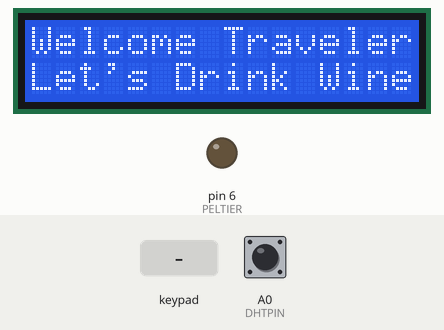
This sketch was run on a simulated Arduino Uno, built with avr-gcc and run on an emulated ATmega328P. On the bench: 16×2 character LCD, output pins drawn as LEDs (lit = HIGH). The test bench sets the inputs (shaded band); at power-on: A0 (DHTPIN) HIGH. What the sketch prints to the serial monitor is not drawn.

Above: at 1.2 s.
1.3 s: key '1' pressed
At 8.5 s:
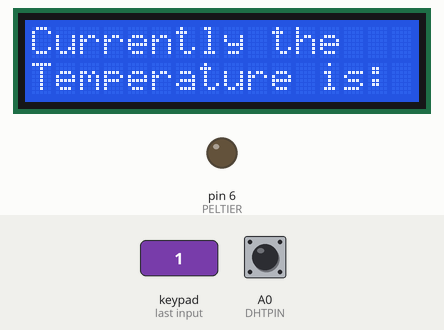
14.1 s: keypad keys 7 5 4 3 pressed 0.4 s apart
At 19.0 s:
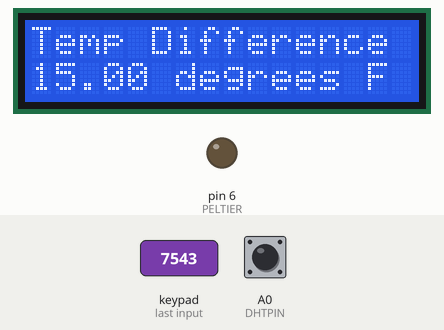
At 22.8 s:
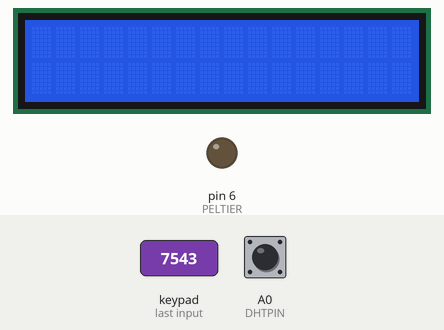
Timing chart, 0 to 24.3 s (numbered marks = the images above; inputs shaded):
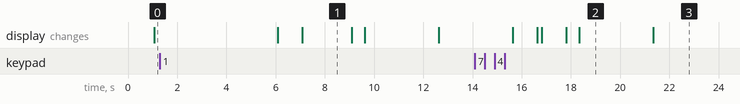

Measured:
- what the display in image 1 shows lasts 2.0 s, from 7.1 s to 9.1 s
- what the display in image 2 shows lasts 3.0 s, from 18.3 s to 21.3 s

The sketch:

_120418_KeypadTempInput_rev5.ino
```cpp
//  Program to accept temperature inputs from keypad
//  4.16.2012
//  ImagineN4tion
// "[...] guided by Whim, imagination and curiousity."


//$$ Include Libraries
#include <LiquidCrystal.h>  //Include the LCD library
#include <Keypad.h>         //Include the Kepyad library
#include <DHT.h>            //Include the DHT temp and humidity sensor library

//$$ Configure DHT temp and humidity sensor
#define DHTTYPE DHT11   // we are using a DHT11 as opposed to DHT22 or DHT 21
#define DHTPIN A0
DHT dht(DHTPIN, DHTTYPE);

//$$ Configure the Keypad you are using, set how many rows and columns, define pins it's on, create keypad map
const byte ROWS = 4; //four rows
const byte COLS = 3; //three columns
char keys[ROWS][COLS] = {
  {'1','2','3'},
  {'4','5','6'},
  {'7','8','9'},
  {'*','0','#'}
};

byte rowPins[ROWS] = {7, 5, 4, 3}; //connect to the row pinouts of the keypad
byte colPins[COLS] = {2, A4, A5}; //connect to the column pinouts of the keypad

Keypad keypad = Keypad( makeKeymap(keys), rowPins, colPins, ROWS, COLS );


//$$ Configure the LCD by defining the pins it is connected to
LiquidCrystal lcd(8, 9, 10, 11, 12, 13);

const int PELTIER = 6;

//$$ Setup Program Components - serial port communication, the LCD, the Keypad event listener
void setup(){

//  //Debugger
//  Serial.println("Start setup now");
//  Serial.println(t);
//  Serial.println(dt);
//  Serial.println(td);

  pinMode(PELTIER,OUTPUT);    //Set pin PELTIER to an output pin
  Serial.begin(9600);        //Start the serial port
  dht.begin();          //Start DHT sensor
  lcd.begin(16,2);      //Start the LCD
  lcd.clear();        //Clear the LCD
  lcd.home();          //Send the LCD to (upper left)
  //keypad.addEventListener(keypadEvent); //add an event listener for the keypad

     //      int t = dht.readTemperature()*9/5+32;    //Read the current temp from DHT11 sensor

//  //Debugger
//  Serial.println("End setup now");
//  Serial.println(t);
//  Serial.println(dt);
//  Serial.println(td);
//  delay(10000);

}


//$$ Main program loop that is executed and reacts to some keypad event (aka: a key is pressed)
void loop(){

char key = keypad.getKey();
  if (key) {
  Serial.println(key);
  }


// Greeting to Wine-O
     lcd.clear();                      // Clear home
     lcd.home();                       // Return cursor to home position (upper left corner)
     lcd.print("Welcome Traveler");    //Print some text
     delay(1000);                      // Delay for some period
     lcd.setCursor(0,1);               //Set cursor to the second Row first Column
     lcd.print("Let's Drink Wine");       // Print some text
     delay(5000);                      //Delay for some time
     lcd.clear();                      // Clear home
     lcd.home();                       // Return cursor to home position (upper left corner)

     lcd.print("Currently the");       // Print some text
     delay(1000);                      //Delay for some time
     lcd.setCursor(0,1);               //Set cursor to the second Row first Column
     lcd.print("Temperature is:");       // Print some text
     delay(2000);                      //Delay for some time
     lcd.clear();                      // Clear home
     lcd.home();                       // Return cursor to home position (upper left corner)


//  Code that runs reading the temperature and humidity w/ error control

    // Reading temperature or humidity takes about 250 milliseconds!
    // Sensor readings may also be up to 2 seconds 'old' (its a very slow sensor)
    float h = dht.readHumidity();
    float t = dht.readTemperature()*9/5+32;

    // check if returns are valid, if they are NaN (not a number) then something went wrong!
    if (isnan(t) || isnan(h)) {
      if(isnan(t)){
      lcd.println("Failed to read");
      }
    }


//  Code to output temperature and humidity readings to LCD

    lcd.clear();
    lcd.home();
    lcd.print("Temperature =");
    lcd.setCursor(0,1);
  //  lcd.print(dht.readTemperature()*9/5+32,2);    //Print temperature
    lcd.print(t,2);
    lcd.setCursor(5,1);
    lcd.print(" degrees F");
    delay(3000);
    lcd.clear();
    lcd.home();
    lcd.print("Humidity =");
    lcd.setCursor(0,1);
  //  lcd.print(dht.readHumidity(),2);    //Print humidity
    lcd.print(h,2);
    lcd.setCursor(5,1);
    lcd.print("%");
    delay(3000);
    lcd.clear();
    lcd.home();


  // Query Wine-O for a desired temperature.
     lcd.print("Enter Desired");       // Print some text
     delay(1000);                      //Delay for some time
     lcd.setCursor(0,1);               //Set cursor to the second Row first Column
     lcd.print("Temperature:");       // Print some text
     lcd.setCursor(12,1);                //Set cursor to the 13th column second row
     lcd.blink();                      //Blink Cursor
     char n1 = keypad.waitForKey();        //capture 10's place digit
     lcd.print(n1);                        //Print 10's digit
     lcd.setCursor(13,1);                //Set cursor to the 14th column second row
     char n2 = keypad.waitForKey();       //capture 1's place digit
     lcd.print(n2);                        //Print 1's digit
     lcd.noBlink();                  //Turn off blinking display
     delay(1000);                    //Delay for some time

     int in1 = n1 - 48;                  //convert from ASCII #'s to actual decimal math form
     int in2 = n2 - 48;                  //convert from ASCII #'s to actual decimal math form
     int dt = in1 * 10 + in2;          //Create single number from digits input


     lcd.clear();                          // Clear LCD
     lcd.home();                            //Send LCD home
     lcd.print("Temp Difference =");        // LCD Print something
     lcd.setCursor(0,1);                    //Set cursor to the first column second row
     int td = dht.readTemperature()*9/5+32-dt;    //Define td as temp difference
     lcd.print(dht.readTemperature()*9/5+32-dt,2);    //Print temperature difference
     lcd.setCursor(6,1);                      // Set LCD cursor to second row column 6
     lcd.print("degrees F");                  // Print something on the LCD
     delay(3000);           //Delay some time
     lcd.clear();
     lcd.home();

//  float t = dht.readTemperature()*9/5+32;

  Serial.println(t,DEC);
  Serial.println(dt,DEC);
  Serial.println(td,DEC);

//  Serial.println("key b4 while");
//  Serial.println(key);
//  delay(1000);


  // Fix this while statement to something meaningful
  while (key != '#'){

  if (td > 1){
      Serial.println(t,DEC);
      Serial.println(dt,DEC);
      Serial.println(td,DEC);
      delay(1000);
    digitalWrite(PELTIER,HIGH);
    Serial.println("Peltier on");
  } else {
      Serial.println(t,DEC);
      Serial.println(dt,DEC);
      Serial.println(td,DEC);
      delay(1000);
    digitalWrite(PELTIER,LOW);
    Serial.println("Peltier OFF");
  }

char key = keypad.getKey();
Serial.println("key value before if key = *");
Serial.print(key);
delay(1000);
  if (key) {
//    lcd.print("Temp =");
//    lcd.setCursor(7,0);
//    lcd.print(t);
//    lcd.setCursor(0,1);
//    lcd.print("Humidity =");
//    lcd.setCursor(11,1);
//    lcd.print(h);
//    delay(3000);
//    lcd.clear();
//    lcd.home();
//  } else {
  Serial.println("new key found in while");
  Serial.println(key);
  delay(1000);
  int test = key - 48;
  Serial.println(test);
  delay(1000);

  if(test == 1){
    Serial.println("test equaled 1");
    lcd.print("Temp =");
    lcd.setCursor(7,0);
    lcd.print(t);
    lcd.setCursor(0,1);
    lcd.print("Humidity =");
    lcd.setCursor(11,1);
    lcd.print(h);
    delay(3000);
    lcd.clear();
    lcd.home();
  } else {

  break;
  }

  //delay(2000);
  }  //End of If (key) loop

}  //End of while loop
}  //End of void loop loop

// When there is a keypad event get the current state: PRESSED, RELEASED OR HOLD, and process code accordingly
void keypadEvent(KeypadEvent key){
//  delay(5000);
  key = keypad.getKey();
//  Serial.println(key);
}


//  switch (keypad.getState()){
//    case PRESSED:{                    // Depending on what key is pressed we have different courses of action.
//      switch (key){
//
//// Press # to awaken the wine cooler display.  It then prompts for a desired temperature.
//        case '#':{                     //Start case where # is pressed

//    //Debugger
//  Serial.println("Start # now");
//  Serial.println(t);
//  Serial.println(dt);
//  Serial.println(td);
//  delay(10000);


//                         float t = dht.readTemperature();
//                         Serial.print(t);

//           lcd.clear();                      // Clear home
//           lcd.home();                       // Return cursor to home position (upper left corner)
//           lcd.print("Welcome Traveler");    //Print some text
//           delay(1000);                      // Delay for some period
//           lcd.setCursor(0,1);               //Set cursor to the second Row first Column
//           lcd.print("Let's Drink Wine");       // Print some text
//           delay(5000);                      //Delay for some time
//           lcd.clear();                      // Clear home
//           lcd.home();                       // Return cursor to home position (upper left corner)

//           lcd.print("Currently the");       // Print some text
//           delay(1000);                      //Delay for some time
//           lcd.setCursor(0,1);               //Set cursor to the second Row first Column
//           lcd.print("Temperature is:");       // Print some text
//           delay(2000);                      //Delay for some time
//           lcd.clear();                      // Clear home
//           lcd.home();                       // Return cursor to home position (upper left corner)


//

//        break;                               //End case where # is pressed
//        }                  //End of switch case where # is pressed

//        default:  //Start case where any other key is pressed
//                Serial.println("awake = ");
//                Serial.println(awake);
//           if(awake != 1){
//           lcd.display();                    // Turn on LCD display
//           lcd.clear();                      // Clear home
//           lcd.home();                       // Return cursor to home position (upper left corner)
//           lcd.print("# to Unlock");         // Print some text
//           delay(3000);
//           lcd.clear();                      // Clear home
//           lcd.home();                       // Return cursor to home position (upper left corner)
//           }
//    break;                //End case where any other key is pressed


//      }        //End of switch case for which KEY is pressed
//    }        //End of switch case for keystate PRESSED


            // Below is code for running some process after a key is realeased

//    case RELEASED:
//      switch (key){
//        case '*': lcd.clear();
//        break;
//        case'1,2,3,4,5,6,7,8,9,0,#':
//          lcd.setCursor(cole,rowe);
//          cole = cole + 1;
//          if (cole == 16){
//            cole = 1;
//            rowe = rowe + 1;
//          }
//        break;
//      }
//    break;


// Depending on what the keystate is we have different courses of action.
//    case HOLD:
//      switch (key){
//
//        case '*':
//          lcd.clear();
//          lcd.home();
//          lcd.print("Sleeping now...");
//          delay(5000);
//          lcd.clear();
//          lcd.noDisplay();
//        break;

//        case'1,2,3,4,5,6,7,8,9,0':
//          lcd.clear();
//          lcd.home();
//          lcd.print("Stop holding key");
//          delay(3000);
//          lcd.clear();
//          lcd.home();
//        break;


//      }              //End of switch case for keystate HOLD

//  }                  // End of switch case for Finding keystate


//      //Debugger
//  Serial.println("End keypad event now");
//  Serial.println(t);
//  Serial.println(dt);
//  Serial.println(td);
//  delay(10000);

//}                    //End of Keypad Event


//
//void enterdesired(){
//
//
//      //Debugger
//  Serial.println("Start enterdesired now");
//  Serial.println(t);
//  Serial.println(dt);
//  Serial.println(td);
//  delay(10000);
//
//           lcd.print("Enter Desired");       // Print some text
//           delay(1000);                      //Delay for some time
//           lcd.setCursor(0,1);               //Set cursor to the second Row first Column
//           lcd.print("Temperature:");       // Print some text
//           lcd.setCursor(12,1);                //Set cursor to the 13th column second row
//           lcd.blink();                      //Blink Cursor
//           char n1 = keypad.waitForKey();        //capture 10's place digit
//           lcd.print(n1);
//           lcd.setCursor(13,1);                //Set cursor to the 14th column second row
//           char n2 = keypad.waitForKey();       //capture 1's place digit
//           lcd.print(n2);
//           lcd.noBlink();                  //Turn off blinking display
//           delay(1000);
//
//           int in1 = n1 - 48;                  //convert from ASCII #'s to actual decimal math form
//           int in2 = n2 - 48;                  //convert from ASCII #'s to actual decimal math form
//           int dt = in1 * 10 + in2;          //Create single number from digits input
//
//
//           lcd.clear();
//           lcd.home();
//           lcd.print("Temp Difference =");
//           lcd.setCursor(0,1);          //Set cursor to the first column second row
//           int td = dht.readTemperature()*9/5+32-dt;    //Print temperature differential
//           lcd.print(dht.readTemperature()*9/5+32-dt,2);    //Print temperature differential
//           lcd.setCursor(6,1);
//           lcd.print("degrees F");
//           delay(3000);
//
//           int t = dht.readTemperature()*9/5+32;
//
//
//                 //Debugger
//  Serial.println("end enterdesired now");
//  Serial.println(t);
//  Serial.println(dt);
//  Serial.println(td);
//  delay(10000);
//
//}
```
